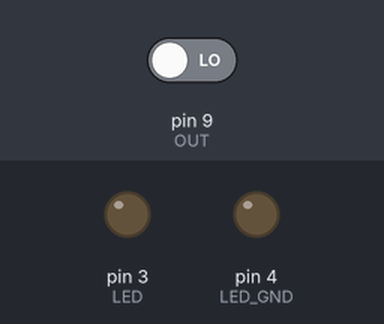
Bench run of a sketch on a simulated Arduino Uno, built with avr-gcc and run on an emulated ATmega328P. Shown: output pins drawn as LEDs (lit = HIGH). The inputs (shaded band) are chosen by the test bench; at power-on: pin 9 (OUT) LOW. Pins used as bus, display or sensor lines are not drawn.

Above: at 1.2 s.
1.3 s: pin 9 (OUT) driven HIGH
At 2.5 s:
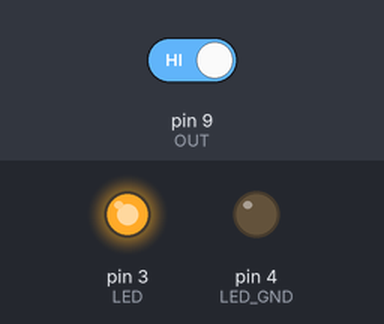
2.8 s: pin 9 (OUT) driven LOW
At 3.8 s:
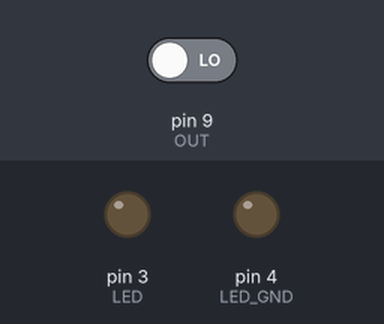
Timing chart, 0 to 5.8 s (numbered marks = the images above; inputs shaded):
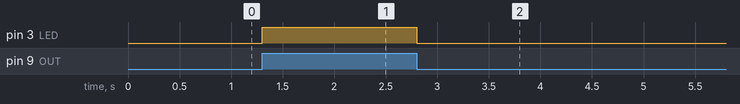

Measured:
- after the input at 1.3 s, pin 3 (LED): LOW → HIGH at once
- after the input at 2.8 s, pin 3 (LED): HIGH → LOW at once

The sketch:

sketch_jul22a.ino
```cpp
void setup()
{
pinMode(3, OUTPUT);//LED +

pinMode(4, OUTPUT);//LED GND
digitalWrite(4,LOW);

pinMode(7, OUTPUT);//GND
digitalWrite(7,LOW);

pinMode(8, OUTPUT);//VCC
digitalWrite(8,HIGH);

pinMode(9, INPUT); //OUT
}

void loop()
{

  if (digitalRead(9)==HIGH)
  {
    digitalWrite(3,HIGH);
  } else {
    digitalWrite(3,LOW);
  }
}
```
